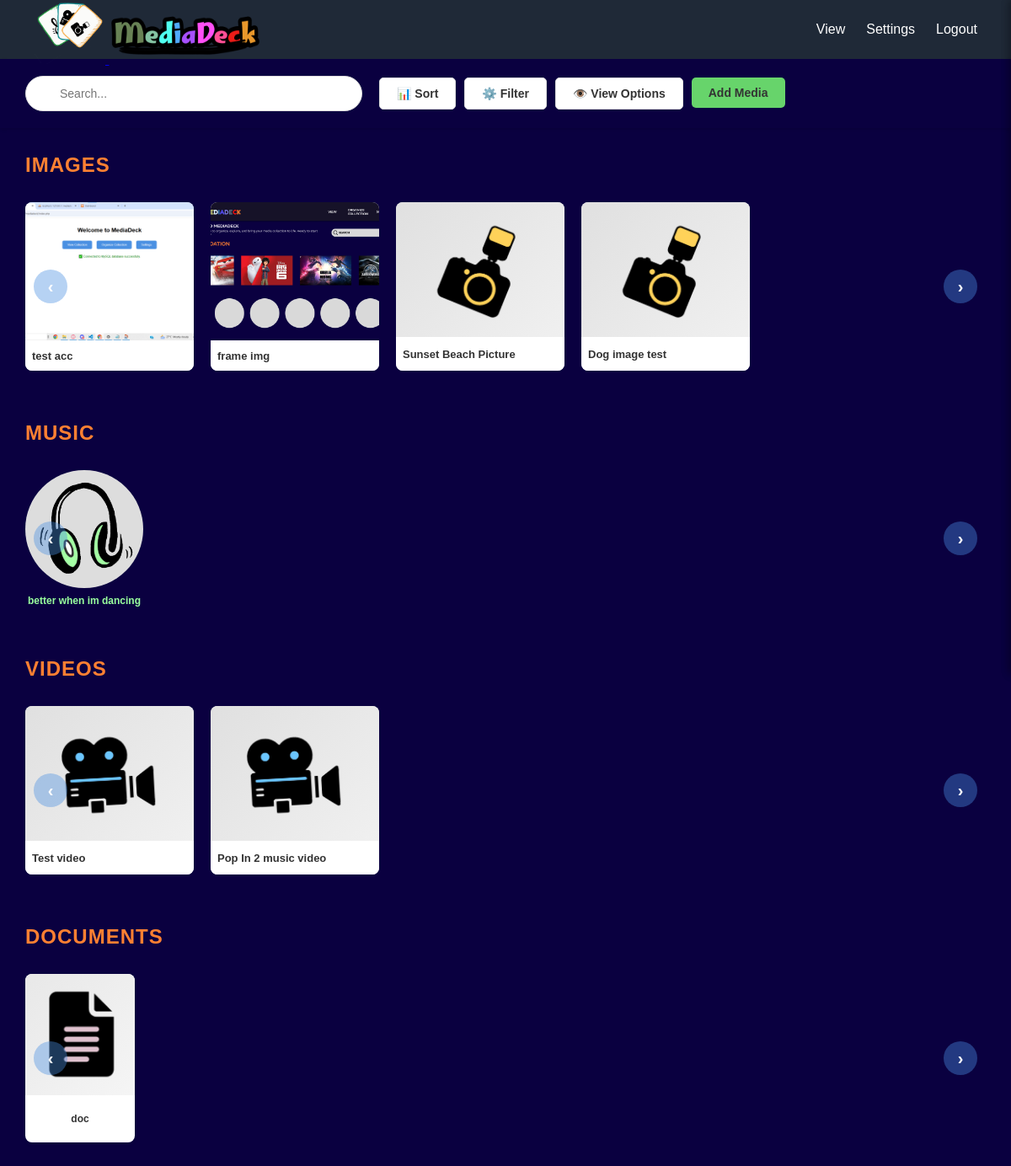
Page /view_media.php (signed in) on the committed database.
### tables this page shows
CREATE TABLE `media` (
  `id` int(11) NOT NULL,
  `user_id` int(11) NOT NULL,
  `title` varchar(255) NOT NULL,
  `type` enum('image','video','audio','text') NOT NULL,
  `storage_type` enum('upload','link') NOT NULL,
  `file_path` varchar(500) DEFAULT NULL,
  `notes` text DEFAULT NULL,
  `rating` tinyint(4) DEFAULT 0 CHECK (`rating` between 0 and 5),
  `is_favorite` tinyint(1) DEFAULT 0,
  `thumbnail` varchar(500) DEFAULT NULL,
  `created_at` datetime DEFAULT current_timestamp(),
  `updated_at` datetime DEFAULT current_timestamp() ON UPDATE current_timestamp()
);

### config/auth_check.php (called while the page is built, shortened)
<?php
$current_user_id = $_SESSION['user_id'];
?>

### view_media.php (the view, shortened to what this page needs)
<?php
require_once __DIR__ . '/config/dbconfig.php';
require_once __DIR__ . '/config/auth_check.php';
$sql = "SELECT id, title, type, storage_type, file_path, rating, is_favorite, notes, created_at FROM media WHERE user_id = $current_user_id ORDER BY created_at DESC";
$result = $conn->query($sql);
$images = [];
$videos = [];
$audio = [];
$documents = [];
if ($result && $result->num_rows > 0) {
    while ($row = $result->fetch_assoc()) {
        switch ($row['type'] = strtolower(trim($row['type']))) {
            case 'image':
                $images[] = $row;
                break;
            case 'video':
                $videos[] = $row;
                break;
            case 'audio':
                $audio[] = $row;
                break;
            case 'text':
                $documents[] = $row;
                break;
        }
    }
}
?>
<!DOCTYPE html>
<html lang="en">
<head>
    <link rel="stylesheet" href="assets/css/view.css">
</head>
<body>
    <?php include 'includes/header.php'; ?>
    <div class="header-controls">
        <div class="search-box">
            <input type="text" placeholder="Search..." id="searchInput">
        </div>
        <div class="control-buttons">
            <button onclick="toggleSortPopup()">📊 Sort</button>
            <button>⚙️ Filter</button>
            <button onclick="toggleViewOptions()">👁️ View Options</button>
            <a href="add_media.php"> <button class="add-media-btn"> Add Media</button> </a>
        </div>
    </div>
    <div class="container">
        <div class="section section-grid">
            <div class="section-title">IMAGES</div>
            <?php if (count($images) > 0): ?>
                <div class="scroll-container">
                    <button class="scroll-arrow left" onclick="scrollLeft(this.parentElement)">‹</button>
                    <div class="items-wrapper">
                        <?php foreach ($images as $item): ?>
                            <a href="view_detail.php?id=<?= $item['id'] ?>" style="text-decoration: none;">
                                <div class="media-item-square" data-id="<?= $item['id'] ?>" data-type="image" data-favorite="<?= $item['is_favorite'] ?>" data-rating="<?= $item['rating'] ?>">
                                    <?php
                                    $isImage = preg_match('/\.(jpg|jpeg|png|gif|webp)$/i', $item['file_path']);
                                    $isExternal = preg_match('/^https?:\/\//i', $item['file_path']);
                                    if ($isImage):
                                        if ($isExternal):
                                    ?>
                                        <img src="<?= htmlspecialchars($item['file_path']) ?>" alt="<?= htmlspecialchars($item['title']) ?>">
                                    <?php else: ?>
                                        <img src="<?= htmlspecialchars($item['file_path']) ?>" alt="<?= htmlspecialchars($item['title']) ?>">
                                    <?php endif; ?>
                                    <?php else: ?>
                                        <div class="placeholder"><img src="assets/icons/image-icon.png" alt="Image" style="width: 120px; height: 120px;"></div>
                                    <?php endif; ?>
                                    <div class="title"><?= htmlspecialchars($item['title']) ?></div>
                                </div>
                            </a>
                        <?php endforeach; ?>
                    </div>
                    <button class="scroll-arrow right" onclick="scrollRight(this.parentElement)">›</button>
                </div>
            <?php else: ?>
                <div class="no-items">No images yet. <a href="add_media.php">Add one</a></div>
            <?php endif; ?>
        </div>
        <div class="section section-grid">
            <div class="section-title">MUSIC</div>
            <?php if (count($audio) > 0): ?>
                <div class="scroll-container">
                    <button class="scroll-arrow left" onclick="scrollLeft(this.parentElement)">‹</button>
                    <div class="items-wrapper">
                        <?php foreach ($audio as $item): ?>
                            <a href="view_detail.php?id=<?= $item['id'] ?>" style="text-decoration: none;">
                                <div class="audio-item">
                                    <div class="media-item-circle" data-id="<?= $item['id'] ?>" data-type="audio" data-favorite="<?= $item['is_favorite'] ?>" data-rating="<?= $item['rating'] ?>">
                                        <img src="assets/icons/audio-icon.png" alt="<?= htmlspecialchars($item['title']) ?>">
                                    </div>
                                    <div class="title"><?= htmlspecialchars($item['title']) ?></div>
                                </div>
                            </a>
                        <?php endforeach; ?>
                    </div>
                    <button class="scroll-arrow right" onclick="scrollRight(this.parentElement)">›</button>
                </div>
            <?php else: ?>
                <div class="no-items">No audio files yet. <a href="add_media.php">Add one</a></div>
            <?php endif; ?>
        </div>
        <div class="section section-grid">
            <div class="section-title">VIDEOS</div>
            <?php if (count($videos) > 0): ?>
                <div class="scroll-container">
                    <button class="scroll-arrow left" onclick="scrollLeft(this.parentElement)">‹</button>
                    <div class="items-wrapper">
                        <?php foreach ($videos as $item): ?>
                            <a href="view_detail.php?id=<?= $item['id'] ?>" style="text-decoration: none;">
                                <div class="media-item-square" data-id="<?= $item['id'] ?>" data-type="video" data-favorite="<?= $item['is_favorite'] ?>" data-rating="<?= $item['rating'] ?>">
                                    <div class="placeholder"><img src="assets/icons/video-icon.png" alt="Video" style="width: 120px; height: 120px;"></div>
                                    <div class="title"><?= htmlspecialchars($item['title']) ?></div>
                                </div>
                            </a>
                        <?php endforeach; ?>
                    </div>
                    <button class="scroll-arrow right" onclick="scrollRight(this.parentElement)">›</button>
                </div>
            <?php else: ?>
                <div class="no-items">No videos yet. <a href="add_media.php">Add one</a></div>
            <?php endif; ?>
        </div>
        <div class="section section-grid">
            <div class="section-title">DOCUMENTS</div>
            <?php if (count($documents) > 0): ?>
                <div class="scroll-container">
                    <button class="scroll-arrow left" onclick="scrollLeft(this.parentElement)">‹</button>
                    <div class="items-wrapper">
                        <?php foreach ($documents as $item): ?>
                            <a href="view_detail.php?id=<?= $item['id'] ?>" style="text-decoration: none;">
                                <div class="media-item-portrait" data-id="<?= $item['id'] ?>" data-type="text" data-favorite="<?= $item['is_favorite'] ?>" data-rating="<?= $item['rating'] ?>">
                                    <div class="placeholder"><img src="assets/icons/document-icon.png" alt="Document" style="width: 120px; height: 120px;"></div>
                                    <div class="title"><?= htmlspecialchars($item['title']) ?></div>
                                </div>
                            </a>
                        <?php endforeach; ?>
                    </div>
                    <button class="scroll-arrow right" onclick="scrollRight(this.parentElement)">›</button>
                </div>
            <?php else: ?>
                <div class="no-items">No documents yet. <a href="add_media.php">Add one</a></div>
            <?php endif; ?>
        </div>
    </div>
</body>
</html>

### includes/header.php
<header style="
    background-color: #1F2937;
    color: white;
    height: 70px;
    padding: 0 40px;
    display: flex;
    justify-content: space-between;
    align-items: center;
">
    <div style="display: flex; align-items: center; gap: 10px;">
        <a href="index.php">
        <img src="assets/images/logo.jpg" alt="MediaDeck Logo" style="width: 85px; height: 85px;">
        <img src="assets/images/title.png" alt="MediaDeck Title" style="width: 180px; height: 85px;">
        </a>
    </div>
    <nav style="display: flex; gap: 25px;">
        <a href="view_media.php"
        style="color: white;
        text-decoration: none;
        font-weight: 500;
        background: none;
        margin: 0px;
        padding: 0px;">
        View</a>
        <a href="settings.php" style="color: white;
        text-decoration: none;
        font-weight: 500;
        background: none;
        margin: 0px;
        padding: 0px;">
        Settings</a>
        <a href="logout.php"
        style="color: white;
        text-decoration: none;
        font-weight: 500;
        background: none;
        margin: 0px;
        padding: 0px;">
        Logout
        </a>
    </nav>
</header>

### assets/css/view.css (style rules this page uses)
* { margin: 0; padding: 0; box-sizing: border-box; }
body { font-family: Arial, sans-serif; background-color: #0A0040; }
.header-controls { background: #0A0040; padding: 20px 30px; display: flex; gap: 20px; align-items: center; box-shadow: 0 2px 4px rgba(0, 0, 0, 0.1); margin-bottom: 30px; }
.search-box { background: #0A0040; flex: 1; max-width: 400px; }
.search-box input { width: 100%; padding: 12px 15px; border: 1px solid #ddd; border-radius: 25px; font-size: 14px; padding-left: 40px; background: white; }
.control-buttons { display: flex; gap: 10px; }
button { padding: 10px 20px; border: 1px solid #ddd; background: white; border-radius: 5px; cursor: pointer; font-size: 14px; font-weight: bold; color: #333; transition: all 0.2s; }
.add-media-btn { border: none; background: #67d46b; float: right; }
.container { padding: 0 30px; }
.section { margin-bottom: 50px; }
.section-title { font-size: 24px; font-weight: bold; color: #FF8032; margin-bottom: 20px; text-transform: uppercase; letter-spacing: 1px; }
.scroll-container { position: relative; overflow: hidden; }
.scroll-arrow { position: absolute; top: 50%; transform: translateY(-50%); width: 40px; height: 40px; background: rgba(74, 144, 226, 0.4); border: none; color: white; font-size: 20px; cursor: pointer; z-index: 10; border-radius: 50%; display: flex; align-items: center; justify-content: center; transition: all 0.2s; }
.scroll-arrow.left { left: 10px; }
.scroll-arrow.right { right: 10px; }
.items-wrapper { display: flex; overflow-x: auto; scroll-behavior: smooth; gap: 20px; padding: 10px 0; scroll-snap-type: x mandatory; align-items: flex-start; }
.media-item-square { flex: 0 0 200px; aspect-ratio: 1; background: #e0e0e0; border-radius: 8px; overflow: hidden; display: flex; flex-direction: column; scroll-snap-align: start; transition: transform 0.2s; cursor: pointer; position: relative; width: 200px; height: 200px; flex-shrink: 0; }
.media-item-square img { width: 100%; height: 100%; object-fit: cover; }
.media-item-square .title { height: 20%; padding: 8px; background: white; font-size: 13px; font-weight: bold; color: #333; overflow: hidden; text-overflow: ellipsis; white-space: nowrap; display: flex; align-items: center; }
.media-item-square .placeholder { width: 100%; height: 80%; background: linear-gradient(135deg, #e0e0e0 0%, #f0f0f0 100%); display: flex; align-items: center; justify-content: center; font-size: 40px; }
.media-item-circle { flex: 0 0 140px; width: 140px; height: 140px; border-radius: 50%; background: #ddd; display: flex; align-items: center; justify-content: center; scroll-snap-align: start; transition: transform 0.2s; cursor: pointer; position: relative; }
.media-item-circle img { width: 100%; height: 100%; border-radius: 50%; object-fit: cover; }
.audio-item { text-align: center; }
.audio-item .title { margin-top: 8px; font-size: 12px; font-weight: bold; color: #9aff9e; max-width: 140px; overflow: hidden; text-overflow: ellipsis; white-space: nowrap; }
.media-item-portrait { flex: 0 0 150px; height: 200px; width: 130px; background: white; border-radius: 8px; overflow: hidden; display: flex; flex-direction: column; scroll-snap-align: start; transition: transform 0.2s; cursor: pointer; box-shadow: 0 2px 4px rgba(0, 0, 0, 0.1); position: relative; }
.media-item-portrait .placeholder { width: 100%; height: 80%; background: linear-gradient(135deg, #e8e8e8 0%, #f5f5f5 100%); display: flex; align-items: center; justify-content: center; font-size: 40px; }
.media-item-portrait img { width: 100%; height: 70%; object-fit: cover; }
.media-item-portrait .title { width: 100%; height: 30%; padding: 8px; display: flex; align-items: center; justify-content: center; font-size: 12px; font-weight: bold; color: #333; text-align: center; word-wrap: break-word; overflow: hidden; }

### rows in the picture
media: file_path (picture), title "test acc"
media: file_path (picture), title "frame img"
media: title "Sunset Beach Picture"
media: title "Dog image test"
media: title "better when im dancing"
media: title "Test video"
media: title "Pop In 2 music video"
media: title "doc"
